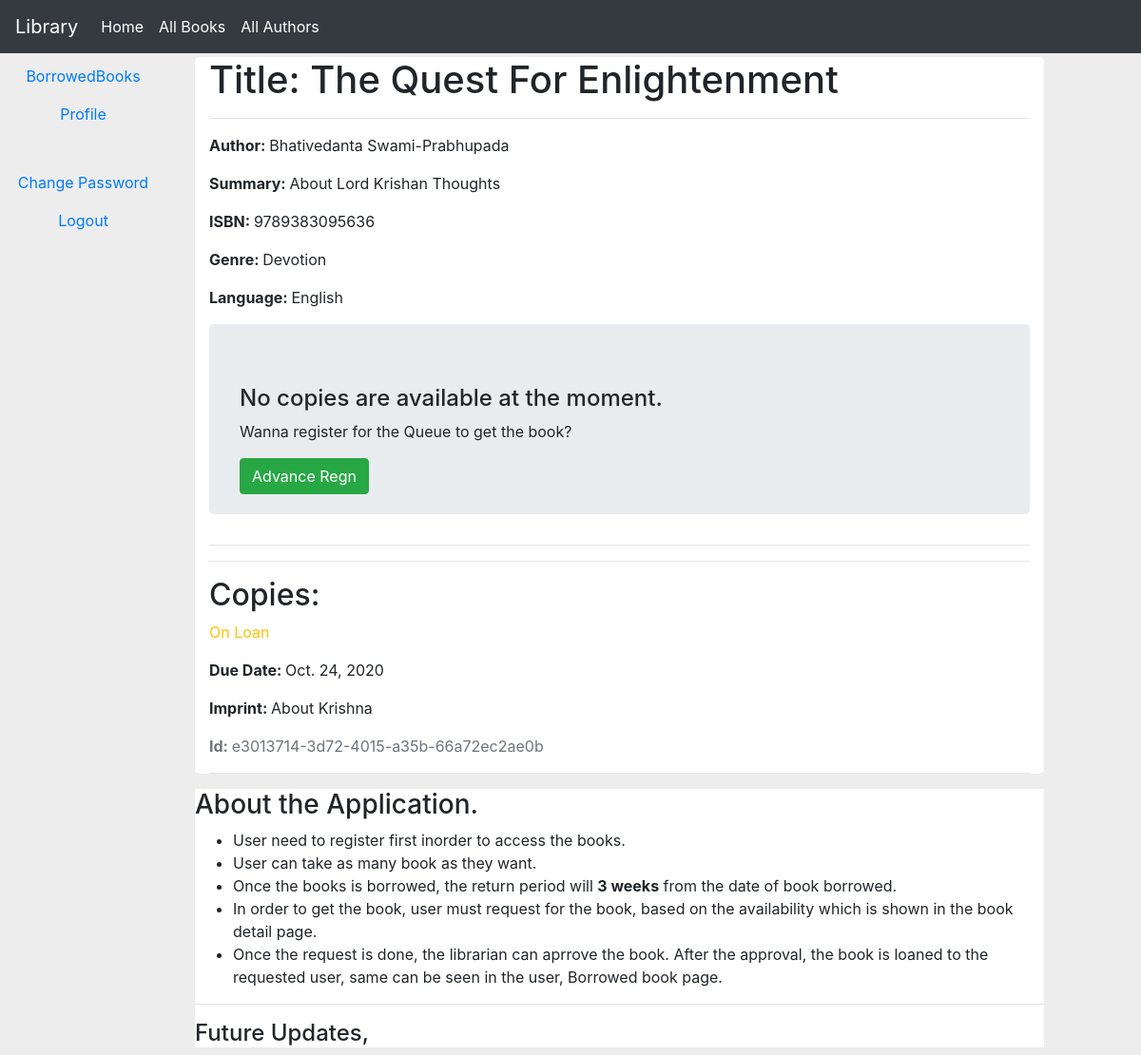
The page /catalog/books/4/ (signed in) on the database as committed earlier.
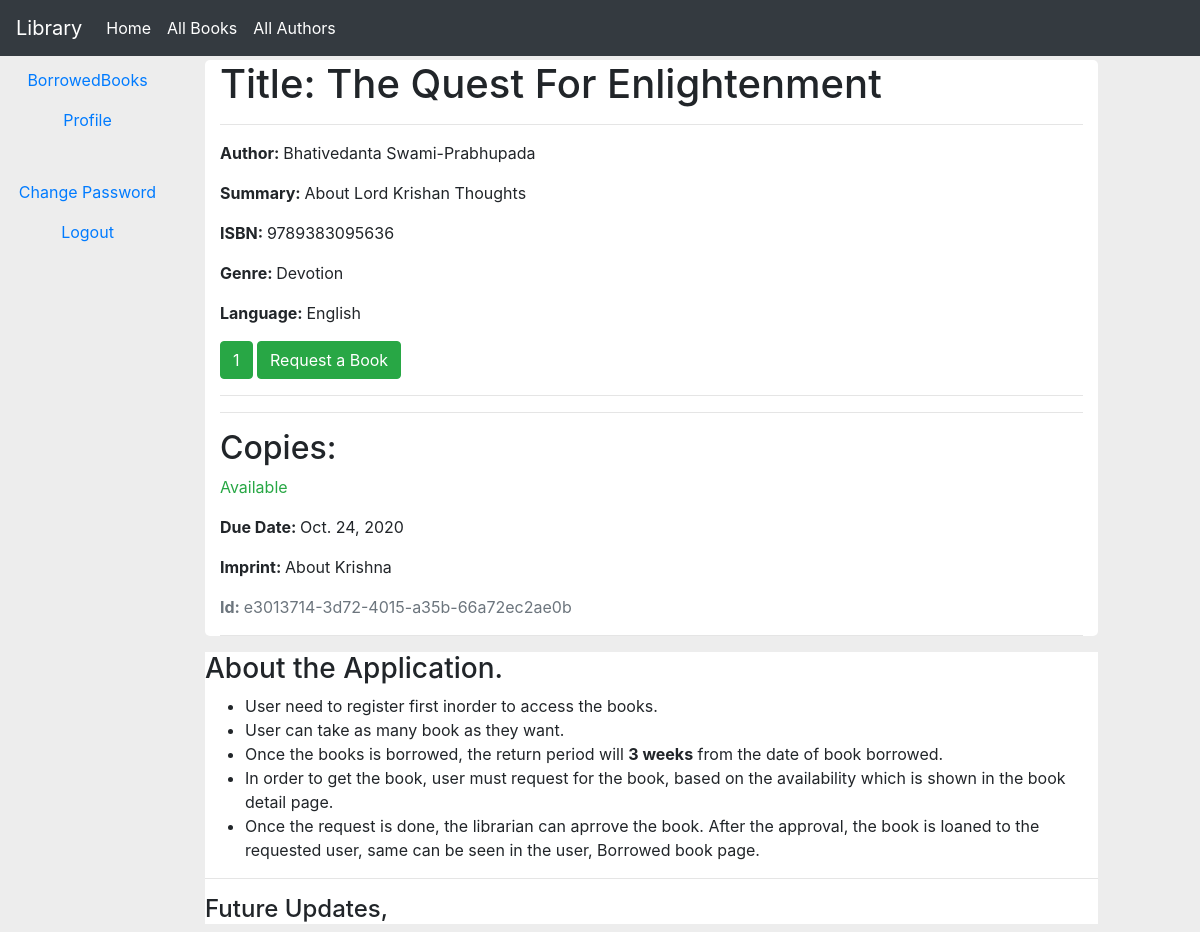
The same page on the database as committed later.
### catalog/models.py (models this page shows, shortened)
class BookInstance(models.Model):
    id = models.UUIDField(primary_key=True, default=uuid.uuid4, help_text="Unique ID of the book")
    book = models.ForeignKey('Book',on_delete=models.CASCADE, null=True)
    imprint = models.CharField(max_length=200)
    due_back = models.DateField(null=True, blank=True)
    LOAN_STATUS = (('m','Maintenance'),('o','On Loan'),('a','Available'),('r', 'Received'),('R','Request'),('A','AdvanceRequest'))
    status = models.CharField(max_length=1, choices=LOAN_STATUS, blank=True,default='m', help_text="Book Availability")
    borrower = models.ForeignKey(User,on_delete=models.SET_NULL, null=True,blank=True)
    class Meta:
        ordering = ['due_back']
        permissions = (('Can_mark_retuned','Set book as returned'),)

### catalog/views.py (the view)
# urls.py: path('books/<int:pk>/', views.BookDetailView.as_view(), name="bookdetail"),
class BookDetailView(LoginRequiredMixin,DetailView):
    model = Book
    def get(sef,request,pk):
        book = Book.objects.get(id=pk)
        bookins = BookInstance.objects.filter(book=pk)
        bookcount = BookInstance.objects.filter(book=pk).count()
        bookcountAva = BookInstance.objects.filter(book=pk).filter(status__exact="a").count()
        if bookcountAva > 0:
            diffbooks = bookcountAva
            requestBook = BookInstance.objects.filter(book=pk).filter(status__exact="a").first()
            proposed_date = datetime.date.today() + datetime.timedelta(weeks=3)
            form = RenewLoanBook(initial={'renewal_date':proposed_date})
            ctx = {'book':book,'instances':bookins,'availablebooks':diffbooks,
                   'requestbook':requestBook,'form':form}
            return render(request,'catalog/detail.html',ctx)
        ctx = {'book':book,'instances':bookins}
        return render(request,'catalog/detail.html',ctx)

### catalog/models.py (called while the page is built)
    def display_genre(self):
        return ", ".join(genre.name for genre in self.genre.all()[:3])

    def __str__(self):
        return f"{self.first_name}-{self.last_name}"

    def __str__(self):
        return self.name

### catalog/templates/catalog/detail.html (shortened to what this page needs)
{% extends "catalog/base.html" %}
{% block content %}
   <h1>Title: {{ book.title }}</h1>
   <hr>
   <p><strong>Author: </strong>{{ book.author }}</p>
   <p><strong>Summary: </strong>{{ book.summary }}</p>
   <p><strong>ISBN: </strong>{{ book.isbn }}</p>
   <p><strong>Genre: </strong>{{ book.display_genre }}</p>
   <p><strong>Language: </strong>{{ book.language }}</p>
   {% if user.is_staff %}
      <a href="{% url 'catalog:bookupdate' book.id %}" class="btn btn-outline-info">Update</a>
      <a href="{% url 'catalog:bookdelete' book.id %}" class="btn btn-outline-danger">Delete</a>
   {% else %}
      {% if availablebooks %}
      <button type="button" name="button" class="btn btn-success">{{ availablebooks }}</button>
      <button type="button" name="button" class="btn btn-success" data-toggle="modal" data-target="#Newmodal">
        Request a Book</button>
      {% else %}
        <div class="jumbotron" style="height: 200px;">
         <h4>No copies are available at the moment.</h4>
         <p>Wanna register for the Queue to get the book?</p>
         <button type="button" name="button" data-toggle="modal" data-target="#Mymodal" class="btn btn-success">Advance Regn</button>
        </div>
      {% endif %}
   {% endif %}
   <hr>
   <hr>
   <div class="">
     <h2>Copies: </h2>
     {% for copy in instances %}
       <p class="{% if copy.status == 'a' %}text-success{% elif copy.status == 'm'%}text-danger
       {% else %}text-warning{% endif %}">
         {{ copy.get_status_display }}
       </p>
       {% if copy.status != 'a '%}
           <p><strong>Due Date: </strong> {{ copy.due_back }}</p>
       {% endif %}
       <p><strong>Imprint: </strong>{{ copy.imprint }}</p>
       <p class="text-muted"><strong>Id: </strong>{{ copy.id }}</p>
       <hr>
     {% endfor %}
   </div>
{% endblock %}

Rows that differ between the two databases and show on the page:
changed BookInstance "About Krishna": status "On Loan" → "Available"
Other text that changed with them:
{{ availablebooks }}: (not shown) → "1"
text no longer shown: "No copies are available at the moment. Wanna register for the Queue to get the book? Advance Regn"
text now shown: "Request a Book"
